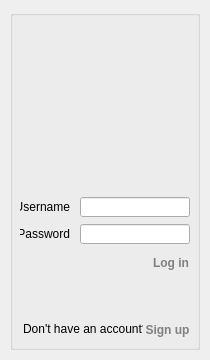
<?xml version="1.0" encoding="UTF-8"?>
<ui version="4.0">
 <class>StartWindow</class>
 <widget class="QDialog" name="StartWindow">
  <property name="geometry">
   <rect>
    <x>0</x>
    <y>0</y>
    <width>210</width>
    <height>360</height>
   </rect>
  </property>
  <property name="minimumSize">
   <size>
    <width>210</width>
    <height>360</height>
   </size>
  </property>
  <property name="maximumSize">
   <size>
    <width>210</width>
    <height>360</height>
   </size>
  </property>
  <property name="windowTitle">
   <string>Twinky</string>
  </property>
  <property name="styleSheet">
   <string notr="true"/>
  </property>
  <widget class="QGroupBox" name="groupBox">
   <property name="geometry">
    <rect>
     <x>10</x>
     <y>10</y>
     <width>190</width>
     <height>340</height>
    </rect>
   </property>
   <property name="title">
    <string/>
   </property>
  </widget>
  <widget class="QWidget" name="layoutWidget">
   <property name="geometry">
    <rect>
     <x>20</x>
     <y>20</y>
     <width>174</width>
     <height>321</height>
    </rect>
   </property>
   <layout class="QVBoxLayout" name="verticalLayout">
    <property name="spacing">
     <number>7</number>
    </property>
    <item>
     <widget class="QLabel" name="label">
      <property name="minimumSize">
       <size>
        <width>170</width>
        <height>170</height>
       </size>
      </property>
      <property name="maximumSize">
       <size>
        <width>170</width>
        <height>170</height>
       </size>
      </property>
      <property name="text">
       <string>&lt;html&gt;&lt;head/&gt;&lt;body&gt;&lt;p&gt;&lt;img src=&quot;:/img/logo.png&quot; width=&quot;170&quot; height=&quot;170&quot;/&gt;&lt;/p&gt;&lt;/body&gt;&lt;/html&gt;</string>
      </property>
     </widget>
    </item>
    <item>
     <layout class="QFormLayout" name="formLayout">
      <property name="horizontalSpacing">
       <number>10</number>
      </property>
      <item row="0" column="0">
       <widget class="QLabel" name="label_2">
        <property name="minimumSize">
         <size>
          <width>50</width>
          <height>20</height>
         </size>
        </property>
        <property name="maximumSize">
         <size>
          <width>50</width>
          <height>20</height>
         </size>
        </property>
        <property name="text">
         <string>Username</string>
        </property>
        <property name="alignment">
         <set>Qt::AlignRight|Qt::AlignTrailing|Qt::AlignVCenter</set>
        </property>
       </widget>
      </item>
      <item row="0" column="1">
       <widget class="QLineEdit" name="usernameLine">
        <property name="minimumSize">
         <size>
          <width>110</width>
          <height>20</height>
         </size>
        </property>
        <property name="maximumSize">
         <size>
          <width>110</width>
          <height>20</height>
         </size>
        </property>
       </widget>
      </item>
      <item row="1" column="0">
       <widget class="QLabel" name="label_3">
        <property name="minimumSize">
         <size>
          <width>50</width>
          <height>20</height>
         </size>
        </property>
        <property name="maximumSize">
         <size>
          <width>50</width>
          <height>20</height>
         </size>
        </property>
        <property name="layoutDirection">
         <enum>Qt::LeftToRight</enum>
        </property>
        <property name="text">
         <string>Password</string>
        </property>
        <property name="alignment">
         <set>Qt::AlignRight|Qt::AlignTrailing|Qt::AlignVCenter</set>
        </property>
       </widget>
      </item>
      <item row="1" column="1">
       <widget class="QLineEdit" name="passwordLine">
        <property name="minimumSize">
         <size>
          <width>110</width>
          <height>20</height>
         </size>
        </property>
        <property name="maximumSize">
         <size>
          <width>110</width>
          <height>20</height>
         </size>
        </property>
       </widget>
      </item>
     </layout>
    </item>
    <item>
     <layout class="QHBoxLayout" name="horizontalLayout_2">
      <property name="spacing">
       <number>0</number>
      </property>
      <property name="rightMargin">
       <number>5</number>
      </property>
      <item>
       <widget class="QLabel" name="answerLabel">
        <property name="text">
         <string/>
        </property>
        <property name="margin">
         <number>2</number>
        </property>
       </widget>
      </item>
      <item>
       <widget class="QPushButton" name="logInButton">
        <property name="minimumSize">
         <size>
          <width>45</width>
          <height>23</height>
         </size>
        </property>
        <property name="maximumSize">
         <size>
          <width>45</width>
          <height>23</height>
         </size>
        </property>
        <property name="font">
         <font>
          <weight>75</weight>
          <bold>true</bold>
         </font>
        </property>
        <property name="layoutDirection">
         <enum>Qt::LeftToRight</enum>
        </property>
        <property name="styleSheet">
         <string notr="true">border: none; color: grey; text-align: right;</string>
        </property>
        <property name="text">
         <string>Log in</string>
        </property>
       </widget>
      </item>
     </layout>
    </item>
    <item>
     <spacer name="verticalSpacer">
      <property name="orientation">
       <enum>Qt::Vertical</enum>
      </property>
      <property name="sizeHint" stdset="0">
       <size>
        <width>169</width>
        <height>20</height>
       </size>
      </property>
     </spacer>
    </item>
    <item>
     <layout class="QHBoxLayout" name="horizontalLayout">
      <property name="spacing">
       <number>0</number>
      </property>
      <property name="leftMargin">
       <number>1</number>
      </property>
      <item>
       <widget class="QLabel" name="label_4">
        <property name="minimumSize">
         <size>
          <width>120</width>
          <height>20</height>
         </size>
        </property>
        <property name="maximumSize">
         <size>
          <width>120</width>
          <height>20</height>
         </size>
        </property>
        <property name="text">
         <string>Don't have an account?</string>
        </property>
       </widget>
      </item>
      <item>
       <widget class="QPushButton" name="signUpButton">
        <property name="minimumSize">
         <size>
          <width>45</width>
          <height>23</height>
         </size>
        </property>
        <property name="maximumSize">
         <size>
          <width>45</width>
          <height>23</height>
         </size>
        </property>
        <property name="font">
         <font>
          <weight>75</weight>
          <bold>true</bold>
         </font>
        </property>
        <property name="styleSheet">
         <string notr="true">border: none; color: grey;</string>
        </property>
        <property name="text">
         <string>Sign up</string>
        </property>
       </widget>
      </item>
     </layout>
    </item>
   </layout>
  </widget>
 </widget>
 <resources/>
 <connections/>
</ui>
